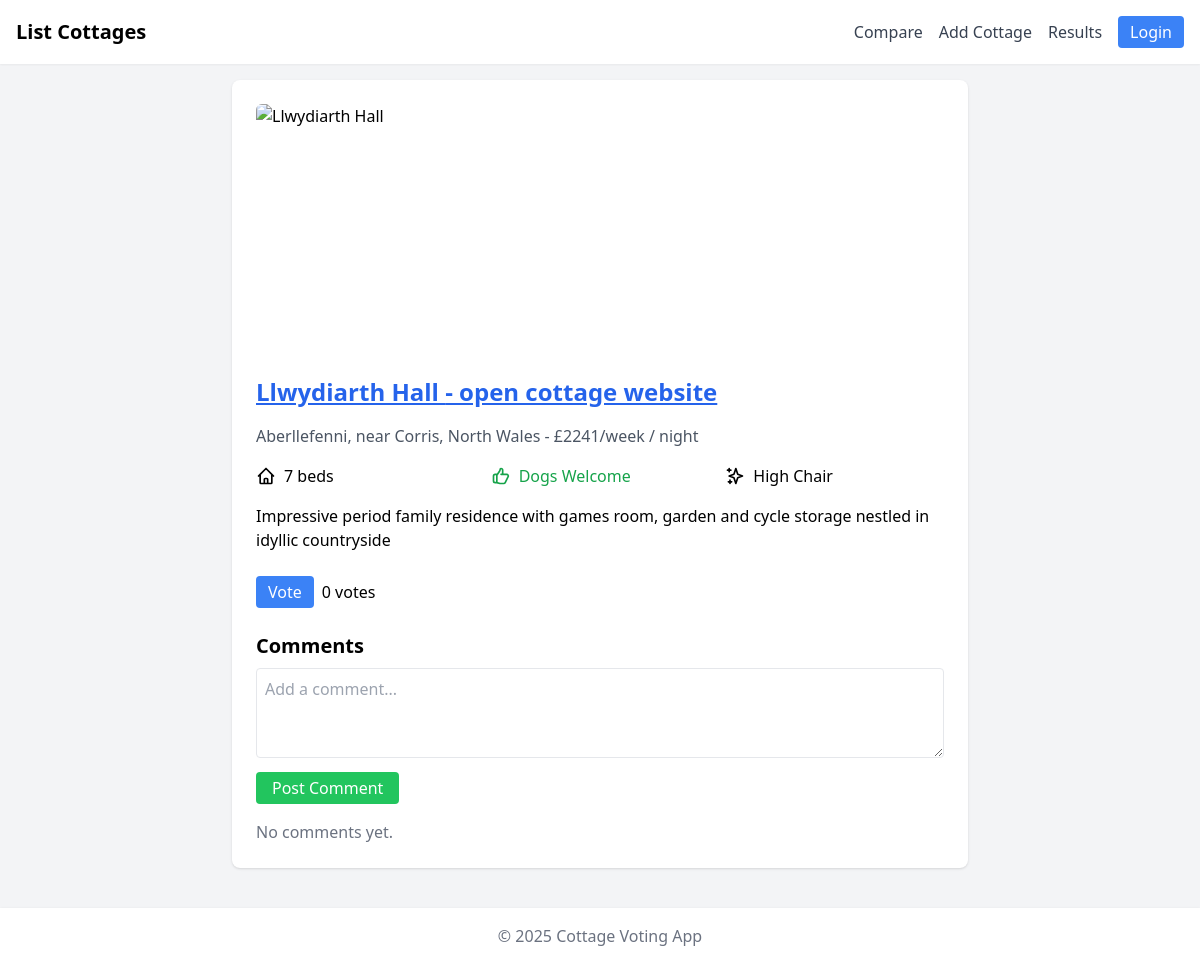
The app's page /cottage/1, older data.
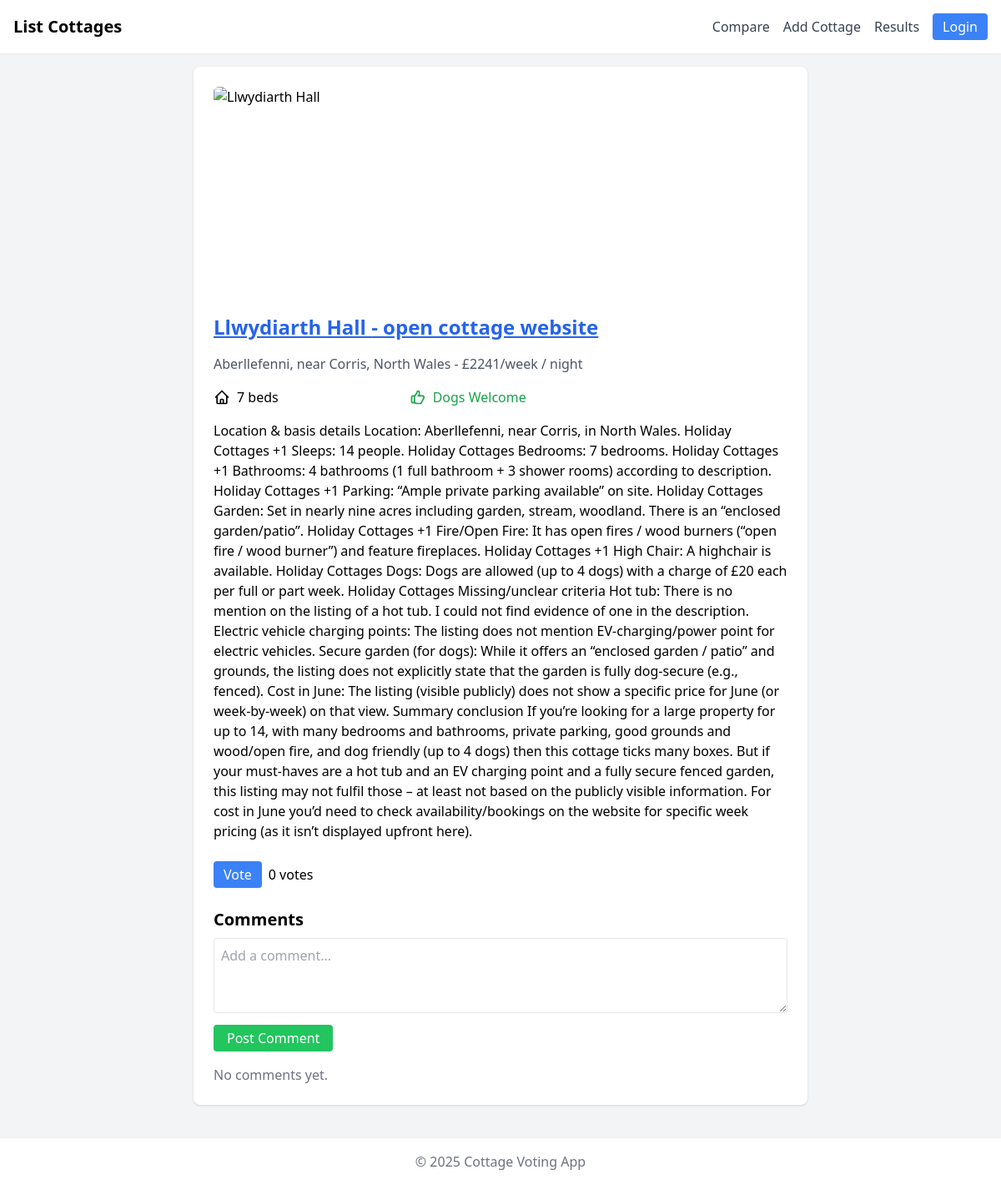
The same page, newer data.
### tables this page shows
CREATE TABLE cottages (
  id INTEGER PRIMARY KEY AUTOINCREMENT,
  name TEXT NOT NULL,
  location TEXT,
  price TEXT,
  beds INTEGER DEFAULT 1,
  dogs_allowed INTEGER DEFAULT 0,
  image TEXT,
  description TEXT,
  submitted_by TEXT,
  votes INTEGER DEFAULT 0,
  created_at DATETIME DEFAULT (datetime('now'))
, url TEXT, hottub INTEGER DEFAULT 0, secure_garden INTEGER DEFAULT 0, ev_charging INTEGER DEFAULT 0, parking INTEGER DEFAULT 0, log_burner INTEGER DEFAULT 0, high_chair INTEGER DEFAULT 0, cot INTEGER DEFAULT 0);

### app.py (the view, shortened to what this page needs)
@app.route('/cottage/<int:cottage_id>', methods=['GET', 'POST'])
def cottage_detail(cottage_id):
    db = get_db()
    cottage = db.execute("SELECT * FROM cottages WHERE id = ?", (cottage_id,)).fetchone()
    if not cottage:
        return "Not found", 404
    comments = db.execute(
        "SELECT * FROM comments WHERE cottage_id = ? ORDER BY created_at DESC", (cottage_id,)
    ).fetchall()
    votes = db.execute(
        "SELECT id, user_name, voted_at FROM votes WHERE cottage_id = ? ORDER BY voted_at DESC", (cottage_id,)
    ).fetchall()
    return render_template('details.html', c=cottage, comments=comments, votes=votes)

### app.py (called while the page is built)
@app.context_processor
def inject_now():
    return {
        'now': datetime.now,
        'allow_admin_override': app.config.get('ALLOW_ADMIN_OVERRIDE', False),
        'admin_users': app.config.get('ADMIN_USERS', [])
    }

def get_db():
    db = getattr(g, '_database', None)
    if db is None:
        db = g._database = sqlite3.connect(app.config['DATABASE'])
        db.row_factory = sqlite3.Row
    return db

@app.teardown_appcontext
def close_connection(exception):
    db = getattr(g, '_database', None)
    if db is not None:
        db.close()

### templates/details.html (shortened to what the changed rows need)
{% extends "base.html" %}
{% block content %}
<main class="max-w-3xl mx-auto p-4">
  <div class="bg-white p-6 rounded-lg shadow">
    <img src="{{ c['image'] }}" alt="{{ c['name'] }}" class="w-full h-64 object-cover rounded-md mb-4">
      <div class="flex justify-between items-start mb-4">
        <div>
          {% if c['url'] %}
            <h2 class="text-2xl font-bold">
              <a href="{{ c['url'] }}" target="_blank" class="text-blue-600 hover:text-blue-800 underline">
                {{ c['name'] }} - open cottage website
              </a>
            </h2>
          {% else %}
            <h2 class="text-3xl font-bold">{{ c['name'] }}</h2>
          {% endif %}
        </div>
      </div>
    <p class="text-gray-600">{{ c['location'] }} - {{ c['price'] }} / night</p>
    <div class="mt-4 grid grid-cols-2 md:grid-cols-3 gap-4">
      <div class="flex items-center">
        <svg class="w-5 h-5 mr-2" fill="none" stroke="currentColor" viewBox="0 0 24 24">
          <path stroke-linecap="round" stroke-linejoin="round" stroke-width="2" d="M3 12l2-2m0 0l7-7 7 7M5 10v10a1 1 0 001 1h3m10-11l2 2m-2-2v10a1 1 0 01-1 1h-3m-6 0a1 1 0 001-1v-4a1 1 0 011-1h2a1 1 0 011 1v4a1 1 0 001 1m-6 0h6"></path>
        </svg>
        <span>{{ c['beds'] }} bed{{ 's' if c['beds'] != 1 else '' }}</span>
      </div>
      {% if c['dogs_allowed'] %}
      <div class="flex items-center text-green-600">
      </div>
      {% endif %}
      {% if c['high_chair'] %}
      <div class="flex items-center">
        <svg class="w-5 h-5 mr-2" fill="none" stroke="currentColor" viewBox="0 0 24 24">
          <path stroke-linecap="round" stroke-linejoin="round" stroke-width="2" d="M5 3v4M3 5h4M6 17v4m-2-2h4m5-16l2.286 6.857L21 12l-5.714 2.143L13 21l-2.286-6.857L5 12l5.714-2.143L13 3z"></path>
        </svg>
        <span>High Chair</span>
      </div>
      {% endif %}
    </div>
    <p class="mt-4">{{ c['description'] }}</p>
    <div class="mt-4 flex items-center space-x-2">
      <div class="mt-2 flex items-center space-x-2">
  <button
  data-id="{{ c['id'] }}"
  class="vote-btn px-3 py-1 rounded text-white
         {% if c['id'] in session.get('voted', []) %}
           bg-gray-400 cursor-not-allowed
         {% else %}
           bg-blue-500 hover:bg-blue-600
         {% endif %}"
>
  {% if c['id'] in session.get('voted', []) %}
    Voted
  {% else %}
    Vote
  {% endif %}
</button>
  <span class="vote-count" id="votes-{{ c['id'] }}">{{ c['votes'] }} vote{{ 's' if c['votes'] != 1 else '' }}</span>
</div>
    </div>
    <div class="mt-6">
      <h2 class="text-xl font-bold mb-2">Comments</h2>
      <form action="{{ url_for('cottage_detail', cottage_id=c['id']) }}" method="post" class="mb-4">
      </form>
      <div class="space-y-2">
      </div>
    </div>
  </div>
</main>
{% endblock %}

Row changes from the older to the newer data that the page shows:
changed cottages "Llwydiarth Hall": description "Impressive period family residence with games room, garden and cycle storage nestled in idyllic countryside" → "Location & basis details Location: Aberllefenni, near Corris, in North Wales. Holiday Cottages +1 Sleeps: 14 people. Holiday Cottages Bedrooms: 7 bedrooms. Holiday Cottages +1 Bathrooms: 4 bathrooms (1 full bathroom + 3 shower rooms) according to description. Holiday Cottages +1 Parking: “Ample private parking available” on site. Holiday Cottages Garden: Set in nearly nine acres including garden, stream, woodland. There is an “enclosed garden/patio”. Holiday Cottages +1 Fire/Open Fire: It has open fires / wood burners (“open fire / wood burner”) and feature fireplaces. Holiday Cottages +1 High Chair: A highchair is available. Holiday Cottages Dogs: Dogs are allowed (up to 4 dogs) with a…"; high_chair 1 → 0 (drawn)
Text that changed along with them:
text no longer shown: "High Chair"
